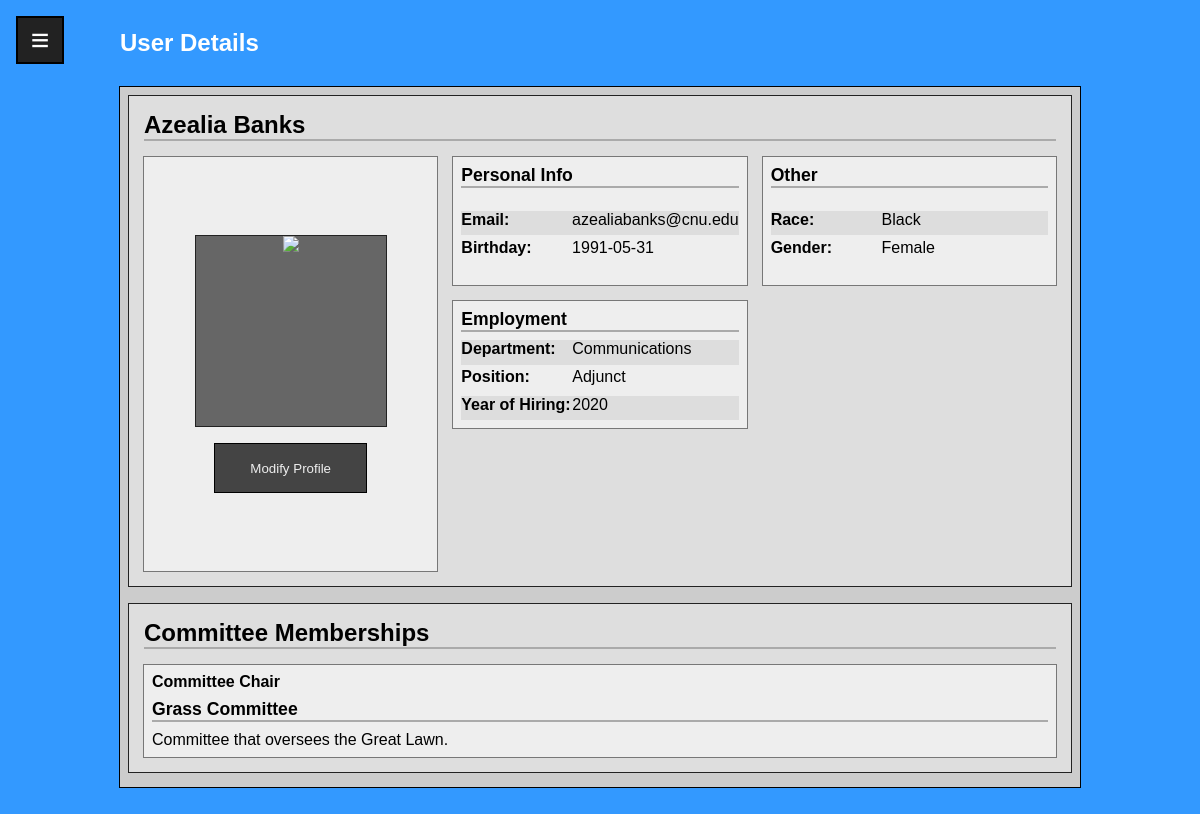
Page /user_details.php?user=933833 (signed in) on the earlier database version.
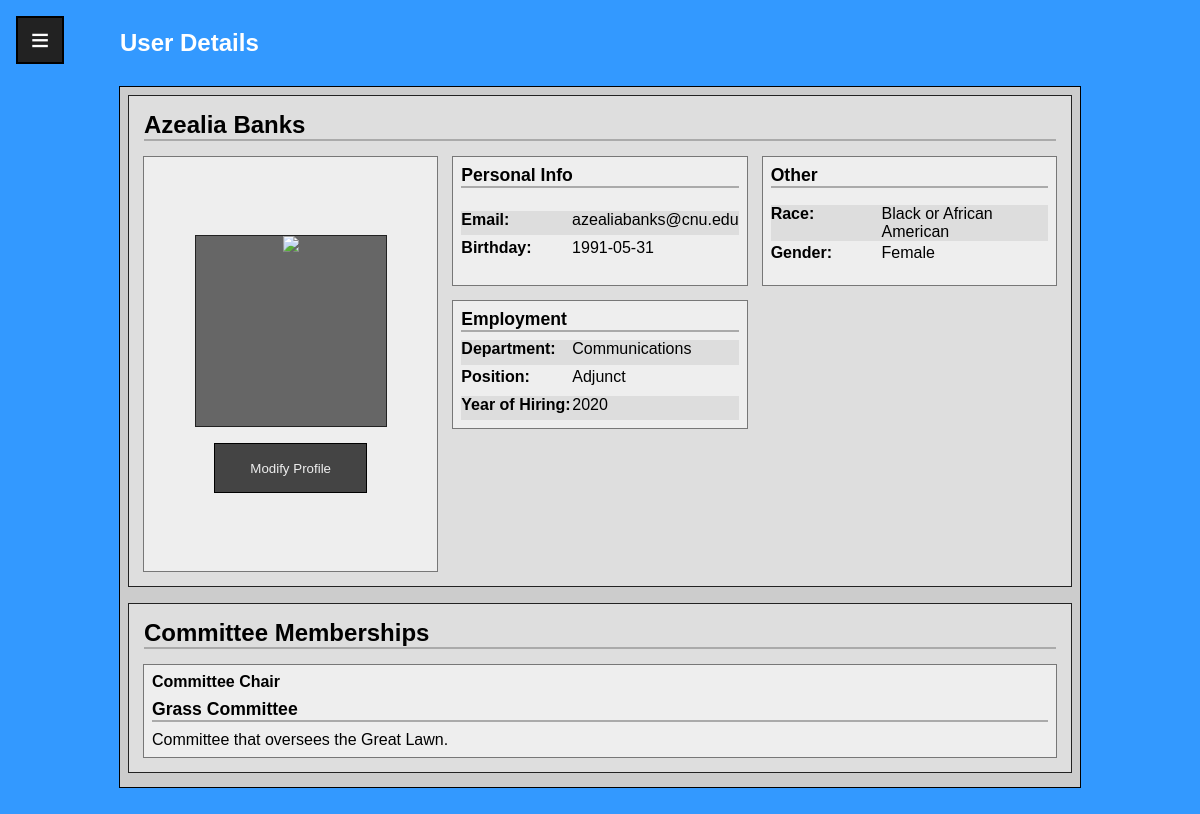
Same page on the later database version.
### tables this page shows
CREATE TABLE IF NOT EXISTS `User` (
  `CNU_ID` INT NOT NULL AUTO_INCREMENT,
  `Password` VARCHAR(24) NOT NULL,
  `Fname` VARCHAR(45) NOT NULL,
  `Lname` VARCHAR(45) NOT NULL,
  `Email` VARCHAR(72) NOT NULL,
  `Department` VARCHAR(45),
  `Position` VARCHAR(45),
  `Birthday` DATE NOT NULL,
  `Hiring_Year` YEAR(4) NOT NULL,
  `Gender` VARCHAR(45) NOT NULL,
  `Race` VARCHAR(45) NOT NULL,
  `Permissions` VARCHAR(45) NOT NULL DEFAULT 'User',
  `Photo` Blob,
  `Archival_Date` DATE DEFAULT NULL,
  PRIMARY KEY (`CNU_ID`));

### hamburger_menu.php (called while the page is built, shortened)
<?php
$current_user = query_user($current_user_id);
?>

### databaseconnect.php (called while the page is built, shortened)
<?php
$SRVR = "localhost:3308";
$USER = "root";
$PASS = "root";
$TABL = "mydb";
$conn = new mysqli($SRVR, $USER, $PASS, $TABL);
function query_user(int $user_id)
{
    global $conn;
    $user_sql = "SELECT * FROM `User` WHERE CNU_ID='$user_id'";
    $user = $conn->query($user_sql)->fetch_assoc();
    return $user;
}

### user_details.php (the view, shortened to what the changed rows need)
<!DOCTYPE html>
<html lang="en" dir="ltr">
<head>
  <link rel="stylesheet" href="css/profile.css" type="text/css">
  <?php
      require 'databaseconnect.php';
      if (isset($_GET['user'])) {
        $entered_id = $_GET['user'];
        $stmt = $conn->prepare("SELECT * FROM `User` WHERE CNU_ID=?");
        $stmt->bind_param('i', $entered_id);
        $stmt->execute();
        $user = $stmt->get_result()->fetch_assoc();
      }
    ?>
</head>
<body>
  <?php include 'hamburger_menu.php'; ?>
  <div class="wrapper">
    <header>
      <h2>User Details</h2>
    </header>
    <div class="body">
      <div class="column">
        <span class="major sub heading"><?php echo $user['Fname'].' '.$user['Lname'];?>
        </span>
        <div class="profile">
          <div class="tiles">
            <div class="tile">
              <div class="list ruled">
                <div class="label">Email:</div>
                <div><?php echo $user['Email'];?></div>
                <div class="label">Birthday:</div>
                <div><?php echo $user['Birthday'];?></div>
              </div>
            </div>
            <div class="tile">
              <div class="list ruled">
                <div class="label">Race:</div>
                <div><?php echo $user['Race'];?></div>
                <div class="label">Gender:</div>
                <div><?php echo $user['Gender'];?></div>
              </div>
            </div>
            <div class="tile">
              <div class="list ruled">
                <div class="label">Department:</div>
                <div><?php echo $user['Department'];?></div>
                <div class="label">Position:</div>
                <div><?php echo $user['Position'];?></div>
                <div class="label">Year of Hiring:</div>
                <div><?php echo $user['Hiring_Year'];?></div>
              </div>
            </div>
          </div>
        </div>
    </div>
    </div>
    </div>
</body>
</html>

Differences in the rows shown:
changed user "Azealia": Race "Black" → "Black or African American"
